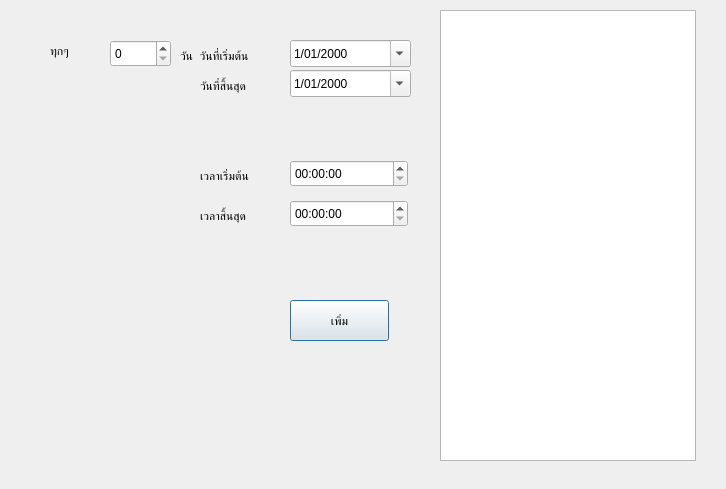
<?xml version="1.0" encoding="UTF-8"?>
<ui version="4.0">
 <class>frmCalendar</class>
 <widget class="QDialog" name="frmCalendar">
  <property name="geometry">
   <rect>
    <x>0</x>
    <y>0</y>
    <width>726</width>
    <height>489</height>
   </rect>
  </property>
  <property name="windowTitle">
   <string>Dialog</string>
  </property>
  <widget class="QListView" name="listView">
   <property name="geometry">
    <rect>
     <x>440</x>
     <y>10</y>
     <width>256</width>
     <height>451</height>
    </rect>
   </property>
  </widget>
  <widget class="QSpinBox" name="spinBox">
   <property name="geometry">
    <rect>
     <x>110</x>
     <y>40</y>
     <width>61</width>
     <height>27</height>
    </rect>
   </property>
  </widget>
  <widget class="QLabel" name="label">
   <property name="geometry">
    <rect>
     <x>180</x>
     <y>40</y>
     <width>101</width>
     <height>31</height>
    </rect>
   </property>
   <property name="text">
    <string>วัน  วันที่เริ่มต้น</string>
   </property>
  </widget>
  <widget class="QDateEdit" name="dateEdit">
   <property name="geometry">
    <rect>
     <x>290</x>
     <y>40</y>
     <width>121</width>
     <height>27</height>
    </rect>
   </property>
   <property name="currentSection">
    <enum>QDateTimeEdit::DaySection</enum>
   </property>
   <property name="displayFormat">
    <string>d/MM/yyyy</string>
   </property>
   <property name="calendarPopup">
    <bool>true</bool>
   </property>
  </widget>
  <widget class="QDateEdit" name="dateEdit_2">
   <property name="geometry">
    <rect>
     <x>290</x>
     <y>70</y>
     <width>121</width>
     <height>27</height>
    </rect>
   </property>
   <property name="maximumDate">
    <date>
     <year>7999</year>
     <month>12</month>
     <day>31</day>
    </date>
   </property>
   <property name="displayFormat">
    <string>d/MM/yyyy</string>
   </property>
   <property name="calendarPopup">
    <bool>true</bool>
   </property>
  </widget>
  <widget class="QLabel" name="label_2">
   <property name="geometry">
    <rect>
     <x>200</x>
     <y>70</y>
     <width>81</width>
     <height>31</height>
    </rect>
   </property>
   <property name="text">
    <string>วันที่สิ้นสุด</string>
   </property>
  </widget>
  <widget class="QTimeEdit" name="timeEdit">
   <property name="geometry">
    <rect>
     <x>290</x>
     <y>160</y>
     <width>118</width>
     <height>27</height>
    </rect>
   </property>
  </widget>
  <widget class="QTimeEdit" name="timeEdit_2">
   <property name="geometry">
    <rect>
     <x>290</x>
     <y>200</y>
     <width>118</width>
     <height>27</height>
    </rect>
   </property>
  </widget>
  <widget class="QLabel" name="label_3">
   <property name="geometry">
    <rect>
     <x>200</x>
     <y>160</y>
     <width>91</width>
     <height>31</height>
    </rect>
   </property>
   <property name="text">
    <string>เวลาเริ่มต้น</string>
   </property>
  </widget>
  <widget class="QLabel" name="label_4">
   <property name="geometry">
    <rect>
     <x>200</x>
     <y>200</y>
     <width>91</width>
     <height>31</height>
    </rect>
   </property>
   <property name="text">
    <string>เวลาสิ้นสุด</string>
   </property>
  </widget>
  <widget class="QPushButton" name="pushButton">
   <property name="geometry">
    <rect>
     <x>290</x>
     <y>300</y>
     <width>99</width>
     <height>41</height>
    </rect>
   </property>
   <property name="text">
    <string>เพิ่ม</string>
   </property>
  </widget>
  <widget class="QLabel" name="label_5">
   <property name="geometry">
    <rect>
     <x>50</x>
     <y>40</y>
     <width>41</width>
     <height>21</height>
    </rect>
   </property>
   <property name="text">
    <string>ทุกๆ</string>
   </property>
  </widget>
 </widget>
 <resources/>
 <connections/>
</ui>
